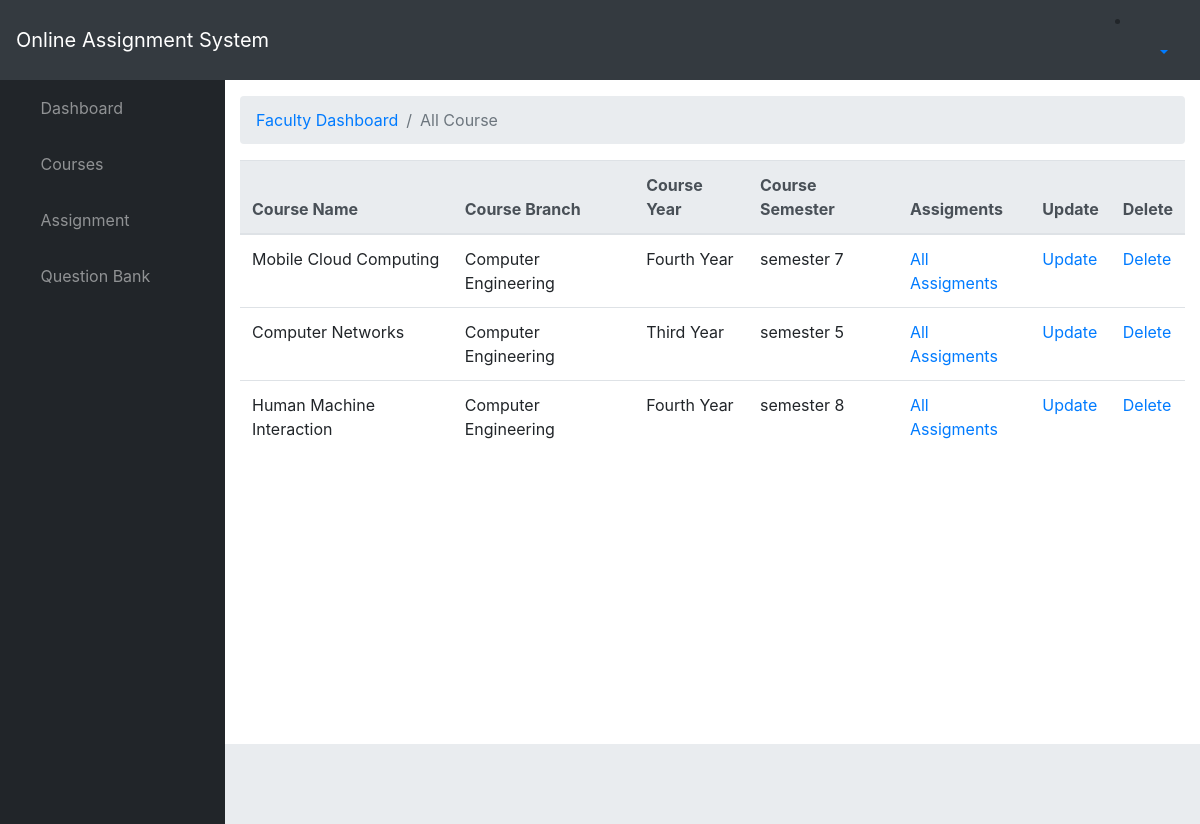
Page /assignment/course_list/ (signed in) on the earlier database version.
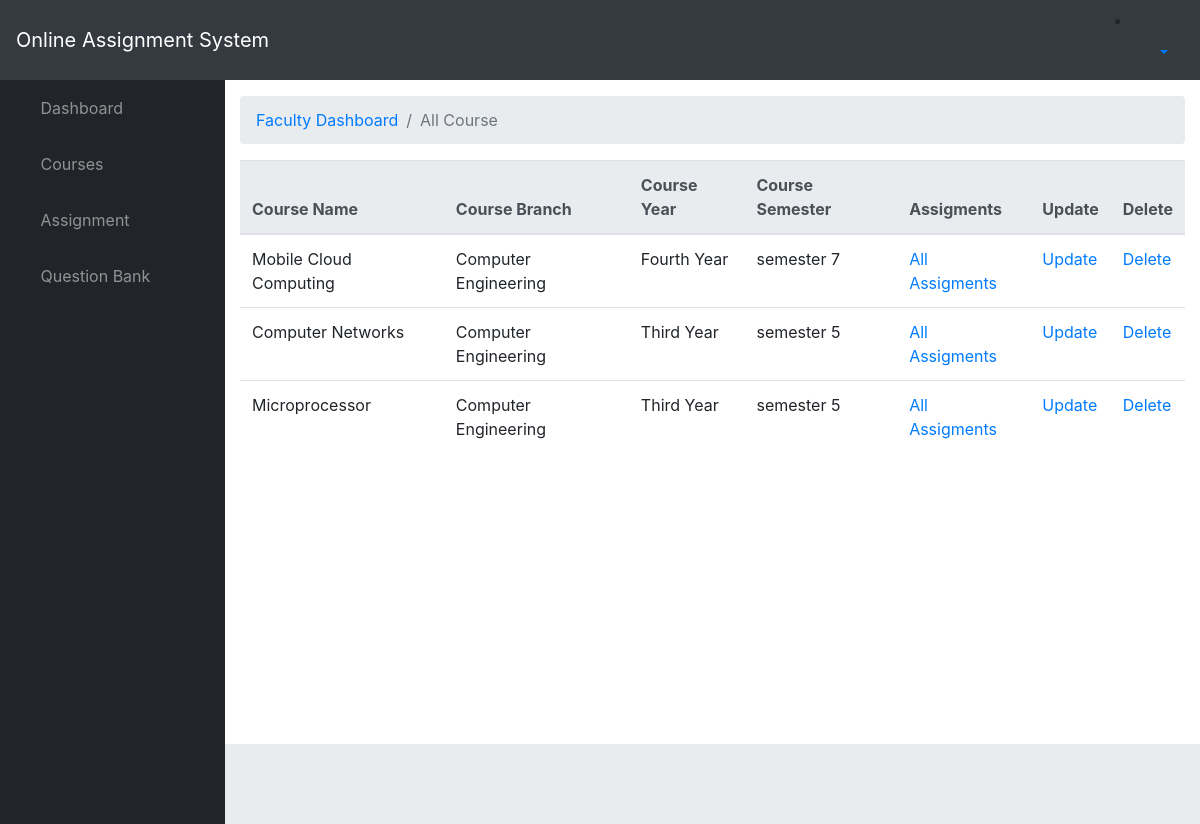
Same page on the later database version.
### assignment/models.py (models this page shows, shortened)
class Course(models.Model):
    name = models.CharField(max_length = 50)
    branch = models.ForeignKey(Branch,on_delete = models.SET_NULL,blank=True,null=True)
    faculty = models.ForeignKey(Faculty ,on_delete = models.SET_NULL,blank=True,null=True)
    year = models.ForeignKey(StudyYear ,on_delete = models.SET_NULL,blank=True,null=True)
    semester = models.ForeignKey(Semester ,on_delete = models.SET_NULL,blank=True,null=True )

class Branch(models.Model):
    name = models.CharField(max_length = 50 , help_text = "Example Computer Engineering")
    def __str__(self):
        return self.name

class StudyYear(models.Model):
    year = models.CharField(max_length = 50 , help_text = "Enter in this format First Year , Second Year, etc.")
    def __str__(self):
        return self.year

class Semester(models.Model):
    sem = models.IntegerField()
    def __str__(self):
        return f'semester {self.sem}'

### assignment/views.py (the view)
# urls.py: path('course_list/',views.CourseListView.as_view(),name='ViewCourse'),
class CourseListView(generic.ListView):
    model = Course
    template_name = "Faculty_Dashboard/course_list.html"
    context_object_name = 'course_list'
    paginate_by = 10
    def get_queryset(self):
        faculty = Faculty.objects.get(user=self.request.user)
        return Course.objects.filter(faculty=faculty)

### assignment/templates/Faculty_Dashboard/course_list.html
{% extends "./base.html" %}
{% block breadcrumb%}
<li class="breadcrumb-item active">All Course</li>
{%endblock%}
{% block content %}
{% if course_list %}
  <table class="table">
    <thead class="thead-light">
      <tr>
        <th scope="col">Course Name</th>
        <th scope="col">Course Branch</th>
        <th scope="col">Course Year</th>
        <th scope="col">Course Semester</th>
        <th scope="col">Assigments</th>
        <th scope="col">Update</th>
        <th scope="col">Delete</th>
      </tr>
    </thead>
    <tbody>
      {% for course in course_list %}
      <tr>
        <td>{{ course.name }}</td>
        <td>{{ course.branch }}</td>
        <td>{{ course.year }}</td>
        <td>{{ course.semester }}</td>
        <td><a href="{% url 'course_detail' course.id %}">All Assigments</a></td>
        <td> <a href="{% url 'UpdateCourse' course.id %}">Update</a> </td>
        <td> <a onclick="return confirm('Are you sure?');" href="{% url 'DeleteCourse' course.id %}">Delete</a></td>
      </tr>
    {% endfor %}
    </tbody>
  </table>
  {% else %}
    <p>There are no course added yet !</p>
  {% endif %}
{% endblock %}

Differences in the rows shown:
removed Course: name "Human Machine Interaction", branch "Computer Engineering", year "Fourth Year", semester "semester 8"
added Course: name "Microprocessor", branch "Computer Engineering", year "Third Year", semester "semester 5"
